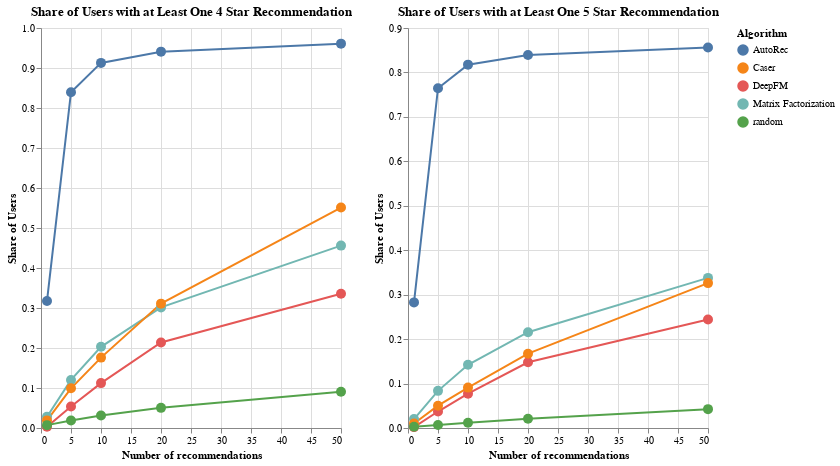

Here is the notebook cell this chart was saved with:
### Code cell
asats_2_line = alt.Chart(asats_2).mark_line().encode(
    x=alt.X('k:Q', title='Number of recommendations'),  # Quantitative scale for 'k'
    y=alt.Y('Average User Satisfaction:Q', title='Share of Users'),  # Quantitative scale for 'Average Weighted Hit Rate'
    color='Algorithm:N'  # Nominal scale for different algorithms
)

asats_2_point = alt.Chart(asats_2).mark_point(size=100, filled=True, opacity=1).encode(
    x='k:Q',
    y='Average User Satisfaction:Q',
    color='Algorithm:N'
)


asats_2_chart = (asats_2_line + asats_2_point).properties(
    title='Share of Users with at Least One 5 Star Recommendation',
    width=300,  # Width of the chart
    height=400  # Height of the chart
)
asats_chart | asats_2_chart

### Figure 1 — Vega-Lite specification as saved in the notebook (floating-point values rounded to 4 significant figures)
{"config": {"view": {"continuousWidth": 300, "continuousHeight": 300}}, "hconcat": [{"layer": [{"mark": {"type": "line"}, "encoding": {"color": {"field": "Algorithm", "type": "nominal"}, "x": {"field": "k", "title": "Number of recommendations", "type": "quantitative"}, "y": {"field": "Average User Satisfaction", "title": "Share of Users", "type": "quantitative"}}}, {"mark": {"type": "point", "filled": true, "opacity": 1, "size": 100}, "encoding": {"color": {"field": "Algorithm", "type": "nominal"}, "x": {"field": "k", "type": "quantitative"}, "y": {"field": "Average User Satisfaction", "type": "quantitative"}}}], "data": {"name": "data-b01c9843d79bf9fd39d8ef5b3d636e1d"}, "height": 400, "title": "Share of Users with at Least One 4 Star Recommendation", "width": 300}, {"layer": [{"mark": {"type": "line"}, "encoding": {"color": {"field": "Algorithm", "type": "nominal"}, "x": {"field": "k", "title": "Number of recommendations", "type": "quantitative"}, "y": {"field": "Average User Satisfaction", "title": "Share of Users", "type": "quantitative"}}}, {"mark": {"type": "point", "filled": true, "opacity": 1, "size": 100}, "encoding": {"color": {"field": "Algorithm", "type": "nominal"}, "x": {"field": "k", "type": "quantitative"}, "y": {"field": "Average User Satisfaction", "type": "quantitative"}}}], "data": {"name": "data-475ad67941e2e58bf98b7f41d1c444e1"}, "height": 400, "title": "Share of Users with at Least One 5 Star Recommendation", "width": 300}], "$schema": "https://vega.github.io/schema/vega-lite/v5.16.3.json", "datasets": {"data-b01c9843d79bf9fd39d8ef5b3d636e1d": [{"Average User Satisfaction": 0.02831, "k": 1, "Algorithm": "Matrix Factorization"}, {"Average User Satisfaction": 0.1202, "k": 5, "Algorithm": "Matrix Factorization"}, {"Average User Satisfaction": 0.203, "k": 10, "Algorithm": "Matrix Factorization"}, {"Average User Satisfaction": 0.3015, "k": 20, "Algorithm": "Matrix Factorization"}, {"Average User Satisfaction": 0.456, "k": 50, "Algorithm": "Matrix Factorization"}, {"Average User Satisfaction": 0.003146, "k": 1, "Algorithm": "DeepFM"}, {"Average User Satisfaction": 0.05397, "k": 5, "Algorithm": "DeepFM"}, {"Average User Satisfaction": 0.1123, "k": 10, "Algorithm": "DeepFM"}, {"Average User Satisfaction": 0.2139, "k": 20, "Algorithm": "DeepFM"}, {"Average User Satisfaction": 0.3358, "k": 50, "Algorithm": "DeepFM"}, {"Average User Satisfaction": 0.3175, "k": 1, "Algorithm": "AutoRec"}, {"Average User Satisfaction": 0.8394, "k": 5, "Algorithm": "AutoRec"}, {"Average User Satisfaction": 0.9127, "k": 10, "Algorithm": "AutoRec"}, {"Average User Satisfaction": 0.9409, "k": 20, "Algorithm": "AutoRec"}, {"Average User Satisfaction": 0.9609, "k": 50, "Algorithm": "AutoRec"}, {"Average User Satisfaction": 0.01904, "k": 1, "Algorithm": "Caser"}, {"Average User Satisfaction": 0.09917, "k": 5, "Algorithm": "Caser"}, {"Average User Satisfaction": 0.176, "k": 10, "Algorithm": "Caser"}, {"Average User Satisfaction": 0.3109, "k": 20, "Algorithm": "Caser"}, {"Average User Satisfaction": 0.5512, "k": 50, "Algorithm": "Caser"}, {"Average User Satisfaction": 0.007152, "k": 1, "Algorithm": "random"}, {"Average User Satisfaction": 0.01894, "k": 5, "Algorithm": "random"}, {"Average User Satisfaction": 0.03129, "k": 10, "Algorithm": "random"}, {"Average User Satisfaction": 0.0504, "k": 20, "Algorithm": "random"}, {"Average User Satisfaction": 0.09076, "k": 50, "Algorithm": "random"}], "data-475ad67941e2e58bf98b7f41d1c444e1": [{"Average User Satisfaction": 0.02003, "k": 1, "Algorithm": "Matrix Factorization"}, {"Average User Satisfaction": 0.08361, "k": 5, "Algorithm": "Matrix Factorization"}, {"Average User Satisfaction": 0.1422, "k": 10, "Algorithm": "Matrix Factorization"}, {"Average User Satisfaction": 0.2156, "k": 20, "Algorithm": "Matrix Factorization"}, {"Average User Satisfaction": 0.3377, "k": 50, "Algorithm": "Matrix Factorization"}, {"Average User Satisfaction": 0.001987, "k": 1, "Algorithm": "DeepFM"}, {"Average User Satisfaction": 0.03709, "k": 5, "Algorithm": "DeepFM"}, {"Average User Satisfaction": 0.07732, "k": 10, "Algorithm": "DeepFM"}, {"Average User Satisfaction": 0.1478, "k": 20, "Algorithm": "DeepFM"}, {"Average User Satisfaction": 0.244, "k": 50, "Algorithm": "DeepFM"}, {"Average User Satisfaction": 0.2826, "k": 1, "Algorithm": "AutoRec"}, {"Average User Satisfaction": 0.7646, "k": 5, "Algorithm": "AutoRec"}, {"Average User Satisfaction": 0.8175, "k": 10, "Algorithm": "AutoRec"}, {"Average User Satisfaction": 0.8394, "k": 20, "Algorithm": "AutoRec"}, {"Average User Satisfaction": 0.8563, "k": 50, "Algorithm": "AutoRec"}, {"Average User Satisfaction": 0.0101, "k": 1, "Algorithm": "Caser"}, {"Average User Satisfaction": 0.05017, "k": 5, "Algorithm": "Caser"}, {"Average User Satisfaction": 0.09089, "k": 10, "Algorithm": "Caser"}, {"Average User Satisfaction": 0.1672, "k": 20, "Algorithm": "Caser"}, {"Average User Satisfaction": 0.326, "k": 50, "Algorithm": "Caser"}, {"Average User Satisfaction": 0.002881, "k": 1, "Algorithm": "random"}, {"Average User Satisfaction": 0.006854, "k": 5, "Algorithm": "random"}, {"Average User Satisfaction": 0.01172, "k": 10, "Algorithm": "random"}, {"Average User Satisfaction": 0.02086, "k": 20, "Algorithm": "random"}, {"Average User Satisfaction": 0.04242, "k": 50, "Algorithm": "random"}]}}
